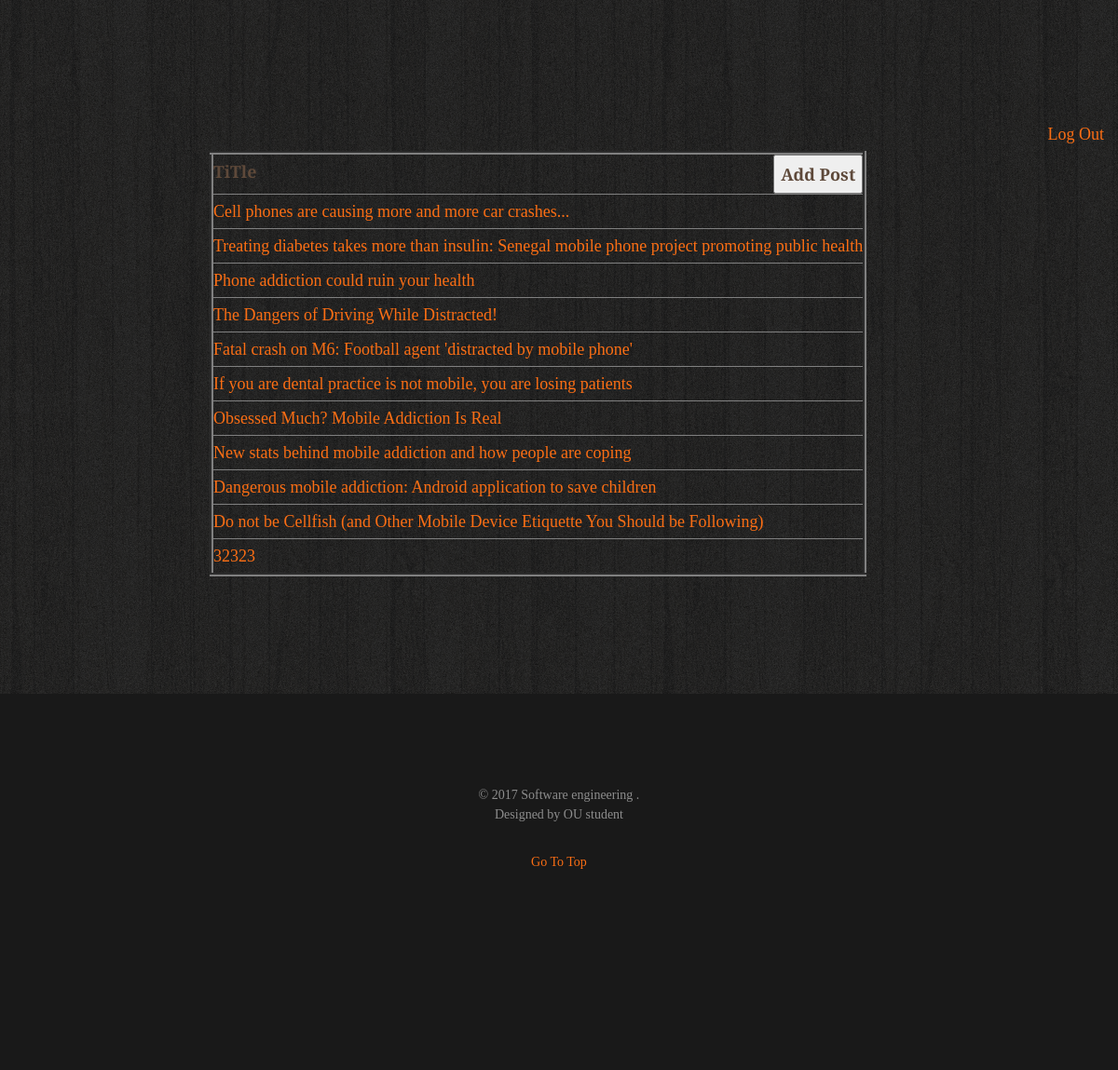
/admin/post.php (signed in), run on an earlier commit of the app's database.
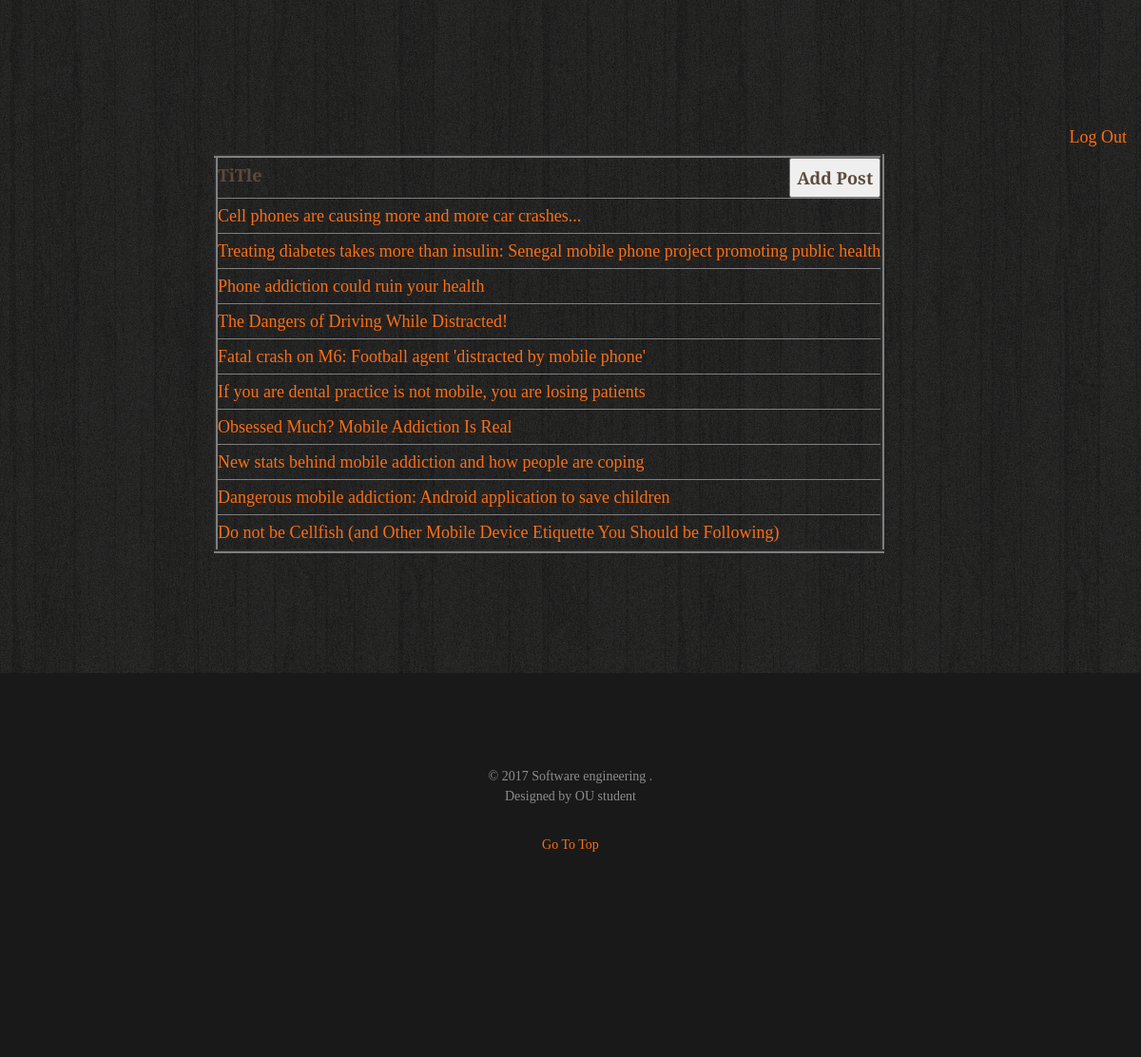
And on a later commit of the database.
### tables this page shows
CREATE TABLE IF NOT EXISTS `post` (
  `Id` int(11) NOT NULL AUTO_INCREMENT,
  `Title` varchar(100) NOT NULL,
  `Content` text NOT NULL,
  `Introduction` text NOT NULL,
  `Image` varchar(30) NOT NULL,
  `likeNo` int(20) NOT NULL,
  `DateTime` datetime NOT NULL,
  `type` varchar(30) NOT NULL,
  `viewCount` int(10) DEFAULT '0',
  PRIMARY KEY (`Id`)
);

### admin/post.php (the view, shortened to what this page needs)
<?php
	require_once('../database.php');
	$sth = $conn->prepare("SELECT Id,Title FROM Post");
	$sth->execute();
    $result = $sth->fetchAll();
?>
<!DOCTYPE html>
 <html class="no-js">
	<head>
	<link rel="stylesheet" href="../css/animate.css">
	<link rel="stylesheet" href="../css/icomoon.css">
	<link rel="stylesheet" href="../css/simple-line-icons.css">
	<link rel="stylesheet" href="../css/bootstrap-datetimepicker.min.css">
	<link rel="stylesheet" href="../css/flexslider.css">
	<link rel="stylesheet" href="../css/bootstrap.css">
	<link rel="stylesheet" href="../css/style.css">
	<link rel="stylesheet" href="../css/index.css">
	</head>
	<body>
	<div id="fh5co-container">
		<div id="fh5co-home" class="js-fullheight" data-section="home">
		 <div id="fh5co-featured" data-section="features">
			<div class="container">
				<div class="row text-left ">
					<div class="text-right">
					<a href="post.php?logout" >Log Out</a>
					<br>
					</div>
					<div class="col-md-8 col-md-offset-2">
						<table border=4>
						<th>TiTle<button onclick="window.location= 'Insert.php'" style="float:right">Add Post</button></th>
						<?php
							foreach ($result as $aa){
								echo "<tr><td><a href='data.php?Id=".$aa["Id"]."'>".$aa["Title"]."</a></td></tr>";
							}
						?>
						</table>
					</div>
				</div>
			</div>
		</div>
		<div id="fh5co-footer">
		<div class="container">
			<div class="row row-padded">
				<div class="col-md-12 text-center">
					<p class="to-animate">&copy; 2017 Software engineering . <br> Designed by OU student
					</p>
					<p class="text-center to-animate"><a href="#" class="js-gotop">Go To Top</a></p>
				</div>
			</div>
			<div class="row">
				<div class="col-md-12 text-center">
					<ul class="fh5co-social">
					</ul>
				</div>
			</div>
		</div>
	</div>
	</body>
</html>

### css/style.css (style rules this page uses)
body { font-family: "Merriweather", serif; font-size: 18px; font-weight: 300; line-height: 2; color: #5e493a; }
a { color: #fb6e14; -webkit-transition: 0.5s; -o-transition: 0.5s; transition: 0.5s; }
p { margin-bottom: 30px; }
#fh5co-home { min-height: 700px; background: #fff url(../images/loader.gif) no-repeat center center; }
#fh5co-featured { padding: 7em 0; background: #130d08 url(../images/wood_1.png) repeat; }
#fh5co-container { position: relative; z-index: 10; }
#fh5co-footer { width: 100%; background: rgba(0, 0, 0, 0.9); padding: 7em 0; z-index: 1; font-size: 14px; line-height: 1.5; color: rgba(255, 255, 255, 0.5); }
.fh5co-social { padding: 0; margin: 0; }
#fh5co-offcanvas, #fh5co-container, .fh5co-nav-toggle, #fh5co-footer { -webkit-transition: 0.5s; -o-transition: 0.5s; transition: 0.5s; }
#fh5co-container, .fh5co-nav-toggle, #fh5co-footer { z-index: 2; position: relative; }
.js .to-animate, .js .to-animate-2 { opacity: 0; }
.row-padded { padding-bottom: 40px; }

### css/index.css (style rules this page uses)
html, body { padding: 0; margin: 0; width: 100%; height: 100%; }

What changed in the data, as far as the page shows it:
removed post: Title "32323"
